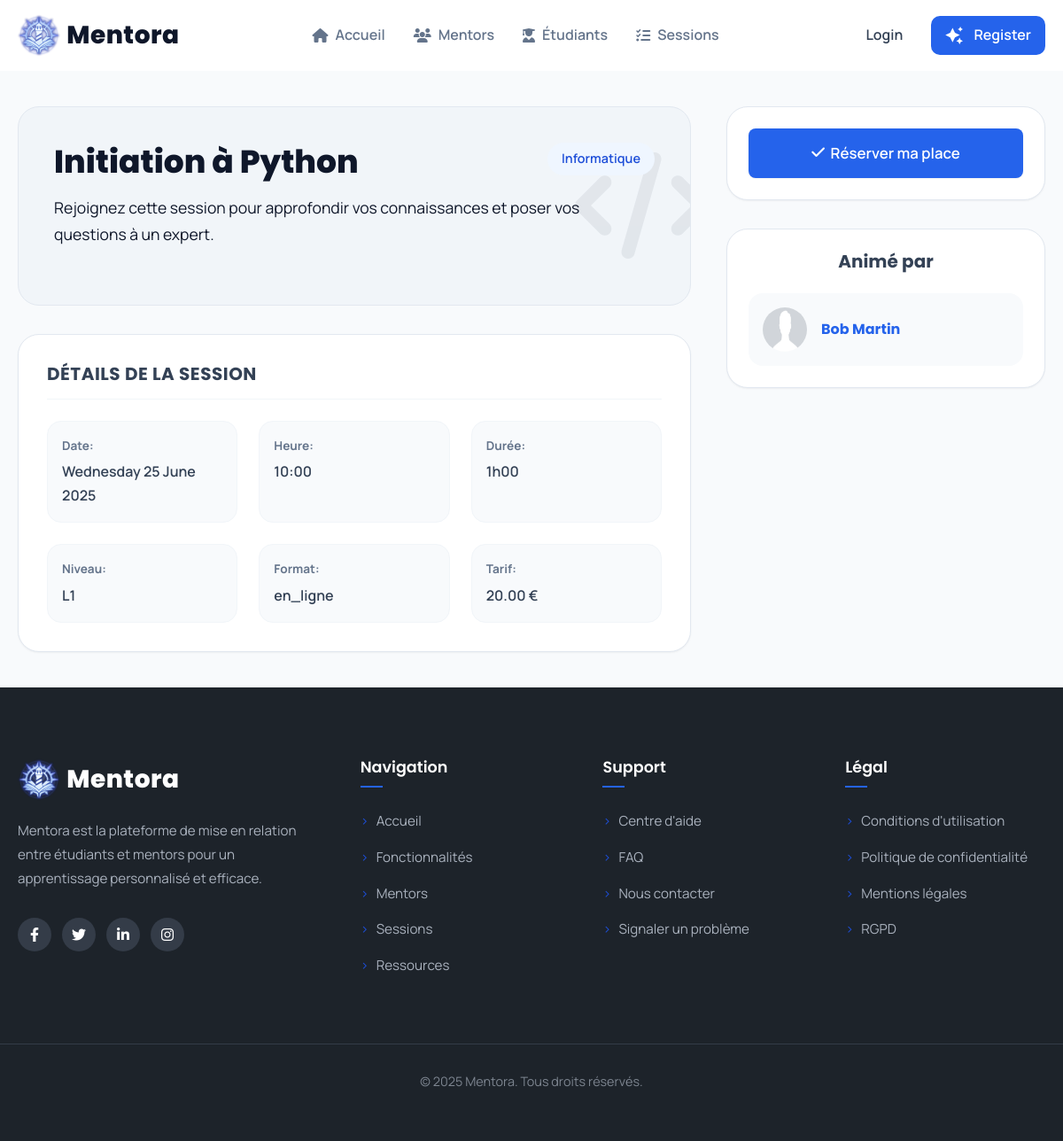
Screenshot of /session_details.php?id=1 with the database file from the repository.
### tables this page shows
CREATE TABLE Session (
    idSession INT AUTO_INCREMENT PRIMARY KEY,
    titreSession VARCHAR(150) NOT NULL,
    sujet VARCHAR(100),
    dateSession DATE NOT NULL,
    heureSession TIME NOT NULL,
    statutSession ENUM('en_attente', 'validee', 'annulee', 'terminee', 'disponible') NOT NULL,
    lienReunion VARCHAR(255),
    typeSession ENUM('en_ligne', 'presentiel') DEFAULT 'en_ligne',
    tarifSession DECIMAL(10, 2) DEFAULT 0.00,
    duree_minutes INT,
    niveau VARCHAR(50),
    idEtudiantDemandeur INT,
    idMentorAnimateur INT,
    FOREIGN KEY (idEtudiantDemandeur) REFERENCES Etudiant(idEtudiant) ON DELETE SET NULL,
    FOREIGN KEY (idMentorAnimateur) REFERENCES Mentor(idMentor) ON DELETE SET NULL,
    INDEX idx_mentor_date (idMentorAnimateur, dateSession)
);

CREATE TABLE Utilisateur (
    idUtilisateur INT AUTO_INCREMENT PRIMARY KEY,
    nomUtilisateur VARCHAR(50) NOT NULL,
    prenomUtilisateur VARCHAR(50) NOT NULL,
    emailUtilisateur VARCHAR(200) NOT NULL UNIQUE,
    motDePasse VARCHAR(255) NOT NULL,
    role ENUM('etudiant', 'mentor') NOT NULL,
    ville VARCHAR(100),
    photoUrl VARCHAR(255) DEFAULT 'default_avatar.png',
    verified BOOLEAN NOT NULL DEFAULT FALSE,
    INDEX idx_email (emailUtilisateur)
);

### config/helpers.php (called while the page is built, shortened)
<?php
function get_profile_image_path($photoUrl) {
    $default_web_path = '../assets/images/default_avatar.png';
    return $default_web_path;
}
?>

### public/session_details.php (the view, shortened to what this page needs)
<?php
require '../config/config.php';
require '../config/helpers.php';
$sessionId = (int)$_GET['id'];
$stmt = $pdo->prepare("
    SELECT s.*, m.idMentor, u.prenomUtilisateur AS mentor_prenom, u.nomUtilisateur AS mentor_nom, u.photoUrl AS mentor_photo
    FROM Session s
    JOIN Mentor m ON s.idMentorAnimateur = m.idMentor
    JOIN Utilisateur u ON m.idUtilisateur = u.idUtilisateur
    WHERE s.idSession = :session_id");
$stmt->execute([':session_id' => $sessionId]);
$session = $stmt->fetch(PDO::FETCH_ASSOC);
function formatDuration($m) { return ($m < 60) ? $m . 'min' : floor($m / 60) . 'h' . str_pad($m % 60, 2, '0', STR_PAD_LEFT); }
function getSessionStyleClass($subject) {
    $subject = str_replace(['é', 'è', 'ê', 'à', 'ç', 'ô', 'î', 'û', ' ', '/'], ['e', 'e', 'e', 'a', 'c', 'o', 'i', 'u', '-', '-'], $subject);
    $slug = strtolower(preg_replace('/[^a-zA-Z0-9-]+/', '', $subject));
    return 'session-card--' . trim($slug, '-');
}
require_once '../includes/header.php';
?>
<link rel="stylesheet" href="../assets/css/profile.css?v=<?php echo time(); ?>">
<main class="profile-page-main">
    <div class="container">
        <div class="profile-container">
            <div class="profile-main-content">
                <div class="session-page-header <?= getSessionStyleClass($session['sujet']) ?>">
                    <div class="session-header-icon"></div>
                    <span class="tag"><?= htmlspecialchars($session['sujet']) ?></span>
                    <h1><?= htmlspecialchars($session['titreSession']) ?></h1>
                    <p class="lead">Rejoignez cette session pour approfondir vos connaissances et poser vos questions à un expert.</p>
                </div>
                <div class="content-card">
                    <h2>Détails de la session</h2>
                    <div class="session-details-grid">
                        <div class="detail-item"><strong>Date:</strong> <span><?= date('l j F Y', strtotime($session['dateSession'])) ?></span></div>
                        <div class="detail-item"><strong>Heure:</strong> <span><?= date('H:i', strtotime($session['heureSession'])) ?></span></div>
                        <div class="detail-item"><strong>Durée:</strong> <span><?= formatDuration($session['duree_minutes']) ?></span></div>
                        <div class="detail-item"><strong>Niveau:</strong> <span><?= htmlspecialchars($session['niveau']) ?></span></div>
                        <div class="detail-item"><strong>Format:</strong> <span><?= htmlspecialchars($session['typeSession']) ?></span></div>
                        <div class="detail-item"><strong>Tarif:</strong> <span><?= ($session['tarifSession'] > 0) ? number_format($session['tarifSession'], 2) . ' €' : 'Gratuit' ?></span></div>
                    </div>
                </div>
            </div>
            <aside class="profile-sidebar">
                <div class="sidebar-card">
                     <a href="register_for_session.php?id=<?= $session['idSession'] ?>" class="btn btn-primary"><i class="fas fa-check"></i>  Réserver ma place</a>
                </div>
                 <div class="sidebar-card">
                    <h2>Animé par</h2>
                    <a href="mentor_profile.php?id=<?= $session['idMentor'] ?>" class="session-mentor-card">
                        <img src="<?= get_profile_image_path($session['mentor_photo']) ?>" alt="Photo de <?= htmlspecialchars($session['mentor_prenom']) ?>">
                        <div>
                            <h3><?= htmlspecialchars($session['mentor_prenom'] . ' ' . $session['mentor_nom']) ?></h3>
                        </div>
                    </a>
                </div>
            </aside>
        </div>
    </div>
</main>
<?php require_once '../includes/footer.php'; ?>

### assets/css/index.css (style rules this page uses)
:root { --primary-blue: #2563eb; --primary-blue-dark: #1d4ed8; --accent-yellow: #f59e0b; --accent-yellow-dark: #d97706; --slate-900: #0f172a; --slate-700: #334155; --slate-500: #64748b; --slate-200: #e2e8f0; --slate-100: #f1f5f9; --slate-50: #f8fafc; --white: #ffffff; --success: #10b981; --success-light: #ecfdf5; --danger: #ef4444; --shadow-sm: 0 1px 2px 0 rgb(0 0 0 / 0.05); --shadow-md: 0 4px 6px -1px rgb(0 0 0 / 0.1), 0 2px 4px -2px rgb(0 0 0 / 0.1); --shadow-lg: 0 10px 15px -3px rgb(0 0 0 / 0.1), 0 4px 6px -4px rgb(0 0 0 / 0.1); --shadow-xl: 0 20px 25px -5px rgb(0 0 0 / 0.1), 0 8px 10px -6px rgb(0 0 0 / 0.1); --border-radius-sm: 8px; --border-radius-md: 16px; --border-radius-lg: 24px; --transition: all 0.3s cubic-bezier(0.4, 0, 0.2, 1); --space-xs: 0.5rem; --space-sm: 1rem; --space-md: 1.5rem; --space-lg: 2rem; --space-xl: 3rem; --space-2xl: 4rem; --container-width: 1240px; --container-padding: 1.25rem; }
* { margin: 0; padding: 0; box-sizing: border-box; }
html { scroll-behavior: smooth; font-size: 16px; }
body { font-family: 'Manrope', sans-serif; background-color: var(--white); color: var(--slate-700); line-height: 1.7; -webkit-font-smoothing: antialiased; -moz-osx-font-smoothing: grayscale; overflow-x: hidden; }
h1, h2, h3, h4, h5, h6 { font-family: 'Poppins', sans-serif; color: var(--slate-900); font-weight: 700; line-height: 1.2; margin-bottom: 1rem; }
p { margin-bottom: 1.5rem; }
a { color: var(--primary-blue); text-decoration: none; transition: var(--transition); }
img { max-width: 100%; height: auto; display: block; }
main { flex: 1 0 auto; }
.container { width: 100%; max-width: var(--container-width); margin: 0 auto; padding: 0 var(--container-padding); }
.btn { display: inline-flex; align-items: center; justify-content: center; padding: 0.75rem 1.5rem; border-radius: var(--border-radius-sm); font-weight: 600; font-size: 1rem; text-align: center; cursor: pointer; transition: var(--transition); border: none; text-decoration: none; }
.btn-primary { background-color: var(--primary-blue); color: var(--white); box-shadow: var(--shadow-sm); }
.session-header-icon { position: absolute; top: 50%; right: -7px; transform: translateY(-50%); width: auto; height: auto; border-radius: 0; background-color: transparent; display: flex; align-items: center; justify-content: center; z-index: 1; pointer-events: none; }
.session-header-icon::after { font-family: "Font Awesome 6 Free"; font-weight: 900; font-size: 72px; opacity: 0.12; color: currentColor; margin: 0; }
.session-card--informatique .session-header-icon::after { content: '\f121'; }

### rows the page displays
session: sujet "Informatique", titreSession "Initiation à Python", dateSession "Wednesday 25 June 2025", heureSession "10:00", duree_minutes "1h00", niveau "L1", typeSession "en_ligne", tarifSession "20.00", utilisateur.photoUrl (placeholder picture), utilisateur.prenomUtilisateur+nomUtilisateur "Bob Martin"
